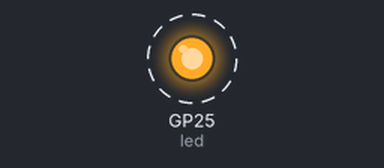
The program below on a simulated Raspberry Pi Pico running MicroPython. Shown: output pins drawn as LEDs (lit = HIGH). Dashed ring = blinking. Nothing arrives over Bluetooth unless stated.

Above: at 0.5 s.
Timing chart, 0 to 4.6 s (numbered marks = the images above):
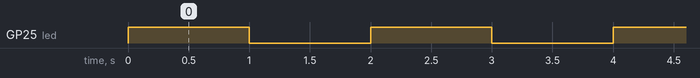

The program:

main.py
```python
import bluetooth
import hashlib
import time
import machine
import ubinascii
import network

from machine import Pin

class LINEBeacon:
    def __init__(self):
        self._hwid = b'\x01\x72\x90\x90\xF2'
        self._vendor_key = b'Tanukigood'
        self._lot_key = b'TanukiLineBeacon'
        self._timestamp = 0
        self._ble = bluetooth.BLE()
        self._ble.active(True)
    def _generate_message_auth_code(self, timestamp, battery_level):
        hasher = hashlib.sha256()
        # Convert everything to bytes
        hasher.update(timestamp.to_bytes(8, 'big'))
        hasher.update(self._hwid)
        hasher.update(self._vendor_key)
        hasher.update(self._lot_key)
        hasher.update(battery_level)
        hash_value = hasher.digest()
        xor_1 = int.from_bytes(hash_value[:16], 'big') ^ int.from_bytes(hash_value[16:], 'big')
        xor_2 = (xor_1 >> 64) ^ (xor_1 & 0xFFFFFFFFFFFFFFFF)
        xor_3 = (xor_2 >> 32) ^ (xor_2 & 0xFFFFFFFF)
        return xor_3.to_bytes(4, 'big')
    def _generate_secure_message(self, timestamp, battery_level):
        mac = self._generate_message_auth_code(timestamp, battery_level)
        # Masking the timestamp
        masked_timestamp = timestamp.to_bytes(8, 'big')[-2:]
        return mac + masked_timestamp + battery_level
    def advertise(self, tx_power, battery_level):
        secure_message = self._generate_secure_message(self._timestamp, battery_level)
        # Ensure the payload has the correct length
        adv_payload = bytearray([
            0x02, 0x01, 0x06, 0x03, 0x03, 0x6F, 0xFE,
            0x11, 0x16, 0x6F, 0xFE, 0x02
        ]) + self._hwid + tx_power + secure_message + (b'\x00' * 6)
        self._ble.gap_advertise(152, adv_data=adv_payload)
        # Incrementing the timestamp
        self._timestamp += 1

battery = b'\x0B'
tx = b'\x7F'

beacon = LINEBeacon()
led = Pin("LED", Pin.OUT)
blink = 1

#28:CD:C1:05:14:9B
while True:
    '''add = network.WLAN(network.STA_IF)
    add.active(True)
    address = add.config('mac')
    print(ubinascii.hexlify(address).decode())'''

    led.value(blink)
    time.sleep(1)
    blink = not blink

    beacon.advertise(tx, battery)
```

Measured:
- by itself, GP25 (led): alternates HIGH for 1.0 s and LOW for 1.0 s
